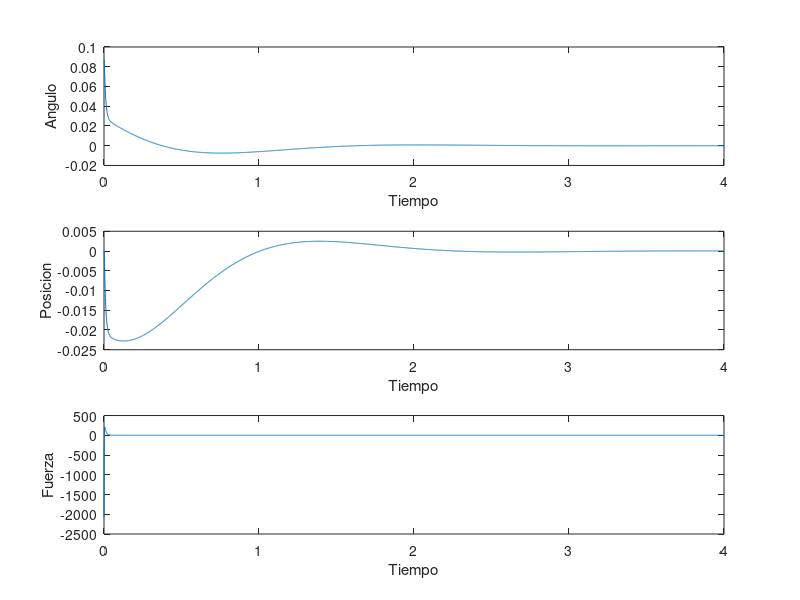
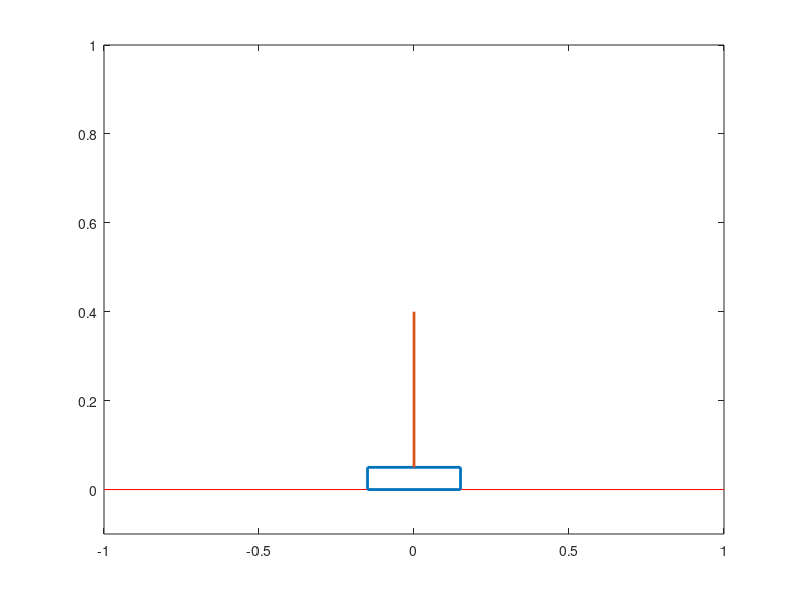

Write MATLAB code to recreate these figures, in order.
pkg load control;
clear;
clc;
close all;

# Ecuacion de Ricatti

pi = 3.141592;

m = 0.050;
M = 1.5;
L = 0.35;
g = 9.8182;

a21 = -g*(M+m)/(L*M);
a41 = -m*g/M;
b1 = 1/(M*L);
b2 = 1/M;

# Matriz de estado
A = [  0   1   0   0
      a21  0   0   0
       0   0   0   1
      a41  0   0   0 ];

# Ley de control
B = [ 0
      b1
      0
      b2 ];

% a mayor q1 menor phi, mayor q3 menor x
% a mayor q2 menor phi', mayor q4 menor x'

%q1 = input('Peso phi   : ');
%q2 = input('Peso phi_p : ');
%q3 = input('Peso x     : ');
%q4 = input('Peso xp    : ');
% a partir de 24 grados muere con q1=q3=1e10;q2=q4=0;
% a partir de 44 grados muere con q1=q3=1e9;q2=q4=0;
% a partir de 44 grados muere con q1 = 1e9;q2 = 1e3;q3 = 1e9;q4 = 0;
% a partir de 39 grados muere con q1 = 1e9;q2 = 1e5;q3 = 1e9;q4 = 0;
q1 = 1e9;
q2 = 1e5;
q3 = 1e9;
q4 = 0;

Q = [ q1  0   0   0
       0   q2  0   0
       0   0   q3  0
       0   0   0   q4 ];

R = [ 1 ];

# ecuacion de ricatti
# A'*X + X*A - X*B*G + Q = 0
# A'*X + X*A - X*B*inv(R)*B'*X + Q = 0
# G = inv(R)*B'*X = K
# A - B*K = A - B*inv(R)*B'*X
# X = A'*X*A - (A'*X*B)*inv(R+B'*X*B)*(B'*X*A) + Q
[X,l,K] = care(A,B,Q,R);
K
ti = 0;
dt = 0.001;
tf = 4.0;

phi_ini = input('Introducir angulo inicial [grados] : ');

x(1,1) = phi_ini*pi/180;
x(2,1) = 0;
x(3,1) = 0;
x(4,1) = 0;

k = 1;
for t = ti:dt:tf
  ang(k,1) = x(1,1); # angulo inicial
  tim(k,1) = t;
  phi  = x(1,1); # valor de phi
  phip = x(2,1); # derivada de phi
  pos(k,1) = x(3,1); # posicion inicial
  F = -K*x; # actualiza F
  FF(k,1) = F;
  a = F - m*g*sin(phi)*cos(phi) + m*L*phip*phip*sin(phi);
  #b = M + m - m*cos(phi)*cos(phi);
  #b = M + m(1 - cos(phi)*cos(phi))
  b = M + m*sin(phi)*sin(phi);
  x2p = a/b; # segunda derivada de x
  phi2p = (x2p*cos(phi)-g*sin(phi))/L; # segunda derivada de phi
  x(1,1) = x(1,1) + x(2,1)*dt; # actualiza el phi
  x(2,1) = x(2,1) + phi2p*dt; # actualiza la derivada phi
  x(3,1) = x(3,1) + x(4,1)*dt; # actualiza el x
  x(4,1) = x(4,1) + x2p*dt; # actualiza la derivada de x
  k = k + 1;
end
kf = k - 1;

figure(1);
subplot(3,1,1);
plot(tim,ang);
xlabel('Tiempo')
ylabel('Angulo');
subplot(3,1,2);
plot(tim,pos);
xlabel('Tiempo')
ylabel('Posicion');
subplot(3,1,3);
plot(tim,FF);
xlabel('Tiempo');
ylabel('Fuerza');

disp('   ');
disp('   ');
disp('Presione cualquier tecla ' );
pause;

# Simulacion del movimiento

AA = 0.3;
BB = 0.05;

figure(2);
axisxmin = -1.0;
axisxmax =  1.0;
axisymin = -0.1;
axisymax =  1.0;

axis([axisxmin  axisxmax  axisymin  axisymax]);
% axis([ -0.5  0.5  -0.1  0.5 ]); 

for k = 1:10:kf
  x1 = pos(k,1) + AA/2;
  y1 = BB;
  x2 = pos(k,1) - AA/2;
  y2 = BB;
  x3 = pos(k,1) - AA/2;
  y3 = 0;
  x4 = pos(k,1) + AA/2;
  y4 = 0;
  x0 = pos(k,1);
  y0 = BB;
  xm = x0 + L*sin(ang(k,1));
  ym = y0 + L*cos(ang(k,1));
  xx = [ x1  x2  x3  x4  x1 ];
  yy = [ y1  y2  y3  y4  y1 ];
  xp1 = axisxmin;
  yp1 = 0;
  xp2 = axisxmax;
  yp2 = 0;
  xp = [ xp1  xp2 ];
  yp = [ yp1  yp2 ];
  mx = [ x0  xm ];
  my = [ y0  ym ]; 
  clf;
%  plot(xp,yp,'r',xx,yy,'g',mx,my,'g');
  plot(xp,yp,'r');
  hold on;
  plot(xx,yy,'Linewidth',2);
  hold on;
  plot(mx,my,'Linewidth',2);
  axis([axisxmin  axisxmax  axisymin  axisymax]);
%  axis([ -0.5  0.5  -0.1  0.5 ]); 
%  hold on;
 pause(1/8);
end
